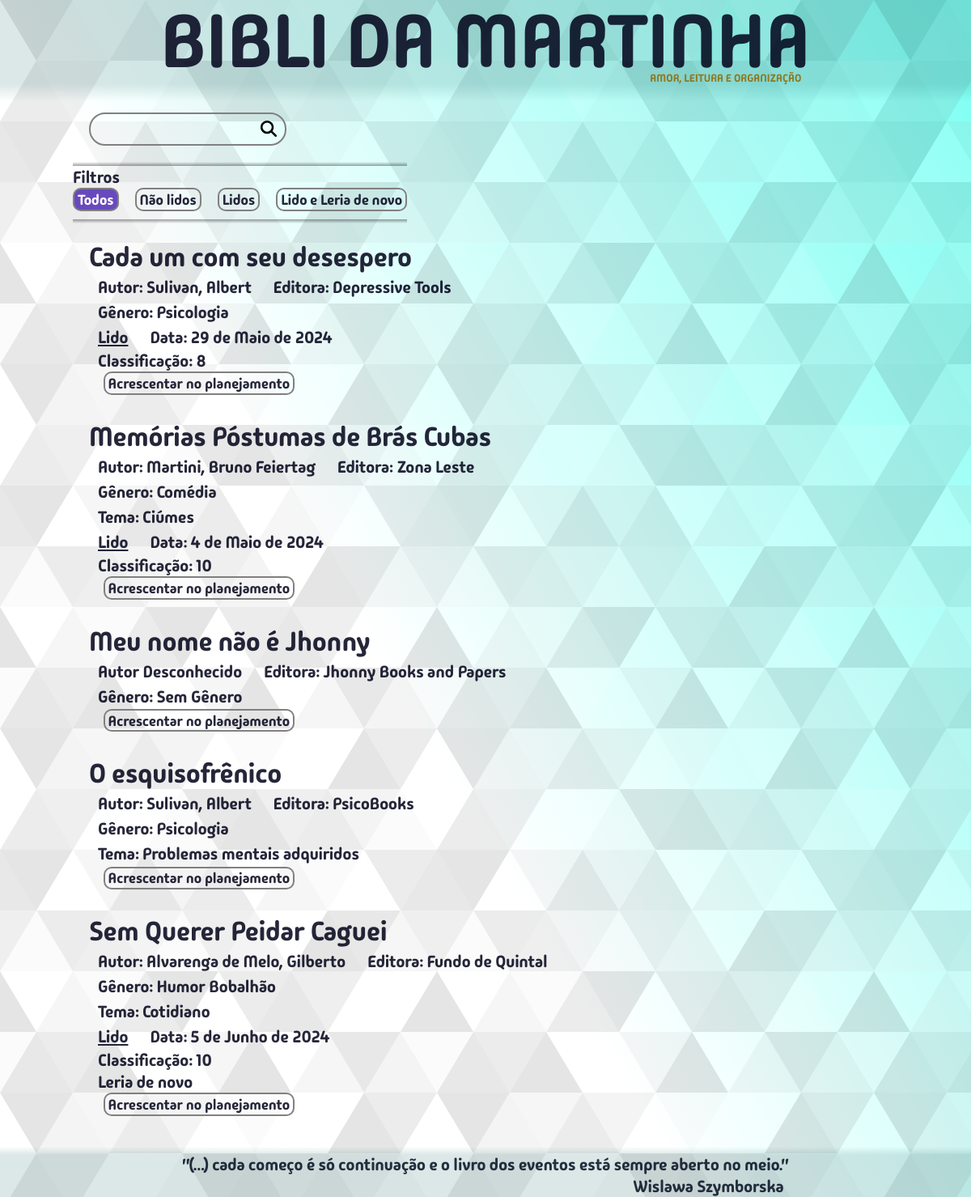
Page /meuslivros/todos/ on the earlier database version.
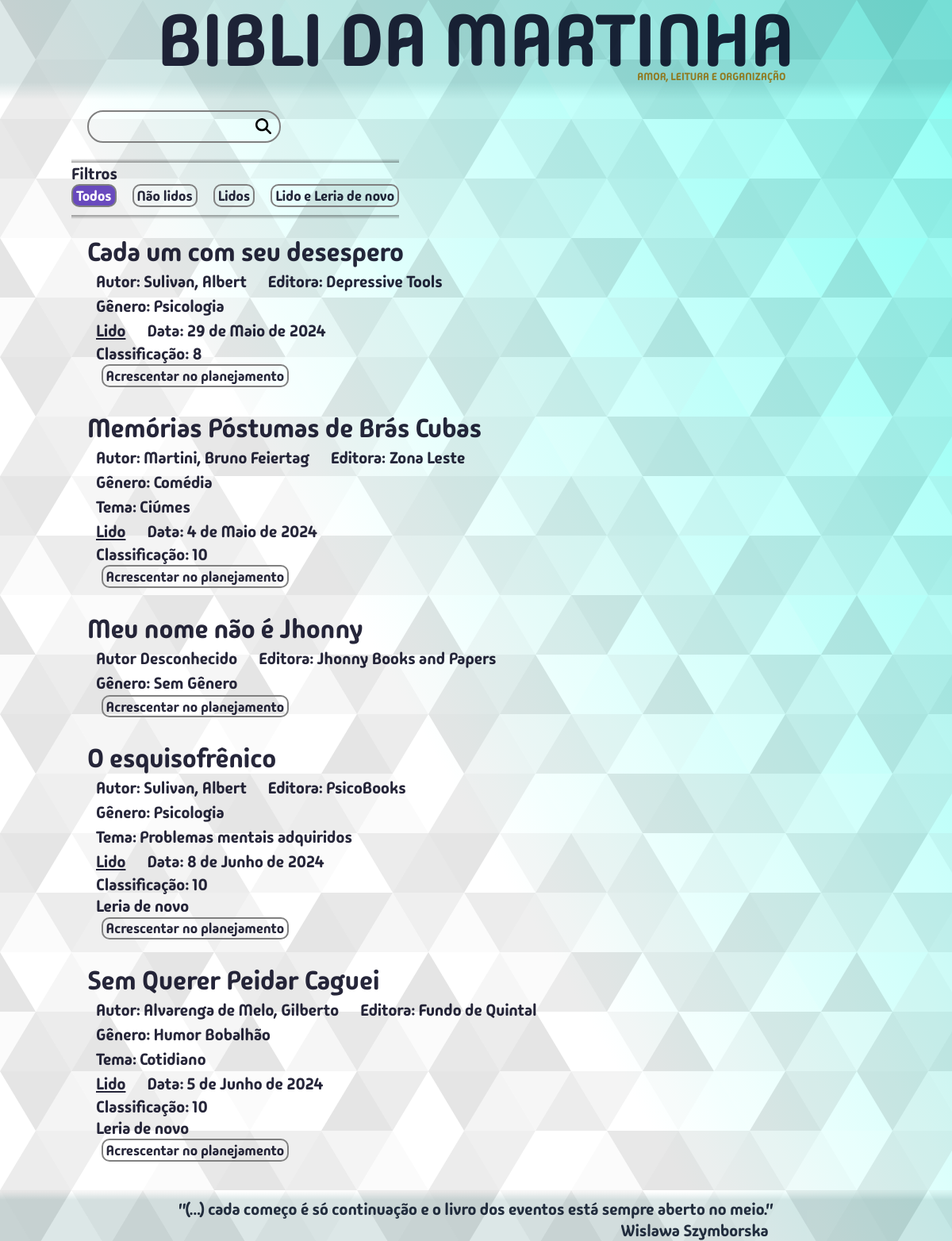
Same page on the later database version.
### bibm/models.py (models this page shows, shortened)
class Livro(models.Model):
    titulo = models.CharField(max_length=300, unique=True)
    editora = models.CharField(max_length=300, blank=True, null=True)
    autor = models.ForeignKey(Autor, on_delete=models.SET_DEFAULT, default=1)
    genero = models.ForeignKey(Genero, on_delete=models.SET_DEFAULT, default=1)
    tema = models.CharField(max_length=600, blank=True, null=True)
    lendo = models.BooleanField(default=False)
    lido = models.BooleanField(default=False)
    data_leitura = models.DateField(blank=True, null=True)
    leria_de_novo = models.BooleanField(default=False)
    notas = [(1,"1"),(2,"2"),(3,"3"),(4,"4"),(5,"5"),(6,"6"),(7,"7"),(8,"8"),(9,"9"),(10,"10")]
    classificacao = models.IntegerField(choices=notas, blank=True, null=True)
    endereco = models.ForeignKey(Endereco, on_delete=models.SET_NULL, blank=True, null=True)
    data_compra = models.DateField()
    regiao = models.ForeignKey(Regiao, on_delete=models.SET_DEFAULT, default=2)
    comentario = models.TextField(blank=True, null=True)
    planejamento = models.PositiveIntegerField(unique=True, blank=True, null=True)

class Autor(models.Model):
    prim_nome = models.CharField(max_length=65)
    ult_nome = models.CharField(max_length=65)
    nacionalidade = models.CharField(max_length=65, blank=True, null=True, default="")
    regiao = models.ForeignKey(Regiao, on_delete=models.SET_DEFAULT, default=2)
    comentario = models.TextField(blank=True, null=True)
    class Meta:
        verbose_name_plural = "autores"

class Genero(models.Model):
    genero = models.CharField(max_length=65, unique=True)
    comentario = models.TextField(blank=True, null=True)
    class Meta:
        verbose_name = "gênero"

### bibm/views.py (the view, shortened to what this page needs)
# urls.py: path("meuslivros/<filtro>/", views.meus_livros, name="meus_livros"),
def meus_livros(request, filtro):
    termo_busca = request.GET.get("q", "").strip()
    classe_btn = "btn-azul"
    filtros = {
        "todos": "Todos",
        "naolidos": "Não lidos",
        "lidos": "Lidos",
        "lidoeleriadenovo": "Lido e Leria de novo"
    }
    if termo_busca == "":
        if filtro == "todos":
            meus_livros = Livro.objects.all().order_by("titulo")
        if filtro == "naolidos":
            meus_livros = Livro.objects.filter(lido=False)
        elif filtro == "lidos":
            meus_livros = Livro.objects.filter(lido=True)
        elif filtro == "lidoeleriadenovo":
            meus_livros = Livro.objects.filter(lido=True, leria_de_novo=True)
    context = {
        "meus_livros": meus_livros,
        "caller": "meus_livros",
        "filtro": filtro,
        "filtros": filtros,
        "classe_btn": classe_btn,
    }
    return render(request, "bibm/pages/meusLivros.html", context)

### bibm/templates/bibm/pages/meusLivros.html
{% extends 'bibm/estru.html' %}
{% load static %}
{% block content %}
  <div class="container-search-box">
    <form action="{% url 'bibm:meus_livros' 'todos' %}" class="search-form caixa-de-pesquisa">
      <input type="search" class="search-input" name="q" value="{{ search_term }}" />
      <button type="submit" class="search-button lupa"><img src="{% static 'bibm/img/magnifying-glass-solid.svg' %}" alt="Lupa" /></button>
    </form>
  </div>
  {% include "bibm/partials/botoesFiltro.html" %}
  <div class="meus-livros-box">
    {% for livro in meus_livros %}
      {% include "bibm/partials/livroDetalheForm.html" %}
    {% empty %}
      Você ainda não possui nenhum livro
    {% endfor %}
  </div>
{% endblock %}

### bibm/templates/bibm/estru.html (shortened to what this page needs)
{% load static %}
<!DOCTYPE html>
<html lang="pt-BR">
<head>
	<link rel="stylesheet" href="{% static 'bibm/css/addUmLivro.css' %}">
	<link rel="stylesheet" href="{% static 'bibm/css/anotacoes.css' %}">
	<link rel="stylesheet" href="{% static 'bibm/css/botoes.css' %}">
	<link rel="stylesheet" href="{% static 'bibm/css/estilos.css' %}">
	<link rel="stylesheet" href="{% static 'bibm/css/media.css' %}">
</head>
<body>
		<aside class="madimi-one-regular main-bg section">
			<div class="maxwidth">
			<div class="container-titulo">
				<div class="titulo">
					<span class="nome-app">
						<a href="{% url 'bibm:home' %}">bibli da martinha</a>
					</span>
					<p class="comentario">amor, leitura e organização</p>
				</div>
			</div>
			{% block content %}
			{% endblock content %}
		</div>
		<div class="espaco-embaixo"></div>
		<footer class="rodape">
			<div class="frase-rodape-container">
				<p class="frase-rodape">"(...) cada começo é só continuação e o livro dos eventos está sempre aberto no meio."</p>
				<p class="autor-rodape">Wislawa Szymborska</p>
			</div>
		</footer>
	</aside>
</body>
</html>

### bibm/templates/bibm/partials/messages.html (shortened to what this page needs)
{% load static %}

### bibm/templates/bibm/partials/botoesFiltro.html
<div class="botoes-filtro-box">
	<div class="decoracao-linha-filtros-acima"></div>
	<span>Filtros</span>
	<div class="filtros-linha">
		{% for fil_chave, fil_valor in filtros.items %}
			{% if filtro == fil_chave %}
			<span class="{{classe_btn}}-estatico">
				{% if caller == "meus_livros" %}
				<a href="{% url 'bibm:meus_livros' fil_chave %}">
				{% else %}
				<a href="{% url 'bibm:editar_planejamento' fil_chave %}">
				{% endif %}
					{{fil_valor}}
				</a>
			</span>
			{% else %}
			<span class="btn-medio {{classe_btn}}">
				{% if caller == "meus_livros" %}
				<a href="{% url 'bibm:meus_livros' fil_chave %}">
				{% else %}
				<a href="{% url 'bibm:editar_planejamento' fil_chave %}">
				{% endif %}
					{{fil_valor}}
				</a>
			</span>
			{% endif %}
		{% endfor %}
	</div>
	<div class="decoracao-linha-filtros-abaixo"></div>
</div>

### bibm/templates/bibm/partials/livroDetalheForm.html (shortened to what this page needs)
      <div class="livro-box">
        <span class="meus-livros-titulo">{{ livro.titulo }}</span>
        <div class="meus-livros-abaixo-titulo-box">
          <div class="autor-editora linha-livro-info">
            {% if livro.autor.prim_nome == 'Autor Desconhecido' %}
              <span class="meus-livros-autor">Autor Desconhecido</span>
            {% else %}
              <span class="meus-livros-autor">Autor: {{ livro.autor.ult_nome }}, {{ livro.autor.prim_nome }}</span>
            {% endif %}
            <span class="meus-livros-editora">Editora: {{ livro.editora }}</span>
          </div>
          <span class="meus-livros-genero linha-livro-info">Gênero: {{ livro.genero.genero }}</span>
          {% if livro.tema %}
            <span class="meus-livros-tema linha-livro-info">Tema: {{ livro.tema }}</span>
          {% endif %}
          {% if livro.lido %}
            <div class="livro-lido-linha linha-livro-info">
              <span class="meus-livros-lido"><u>Lido</u></span>
              <span class="meus-livros-data-leitura">Data: {{ livro.data_leitura }}</span>
            </div>
            {% if livro.classificacao %}
            <div class="livro-classificacao">
              Classificação: {{ livro.classificacao }}
            </div>
            {% endif %}
          {% endif %}
          {% if livro.leria_de_novo %}
            <span class="meus-livros-leria-de-novo">Leria de novo</span>
          {% endif %}
          {% if livro.planejamento == None %}
          <div class="btn-livros-box">
            {% if caller == "meus_livros" %}
              <form action="{% url 'bibm:acrescentar_no_planejamento_meus_livros' %}" method="post">
            {% else %}
              <form action="{% url 'bibm:acrescentar_no_planejamento'%}" method="post">
            {% endif %}
              <button type="submit" class="btn-medio {{classe_btn}}">Acrescentar no planejamento</button>
            </form>
          </div>
          {% else %}
          <span class="ja-no-planejamento">
            <u>No planejamento</u>
          </span>
          {% endif %}
        </div>
      </div>

### bibm/static/bibm/css/botoes.css (style rules this page uses)
.btn-medio { position: relative; place-self: center; border: .2rem solid var(--cor-da-borda); width: fit-content; height: fit-content; border-radius: 1rem; font-family: inherit; font-size: calc(.8rem + .8vw); transition: all 300ms ease-in-out; padding: .09rem .4rem; }
.btn-azul-estatico { border: .2rem solid var(--cor-da-borda); width: fit-content; border-radius: 1rem; font-size: calc(.8rem + .8vw); background-color: rgba(49, 5, 170, 0.7); color: white; padding: .09rem .4rem; }

Differences in the rows shown:
changed Livro "O esquisofrênico": lido False → True (drawn); data_leitura (not shown) → "8 de Junho de 2024"; classificacao (not shown) → "10"; leria_de_novo False → True (drawn)
